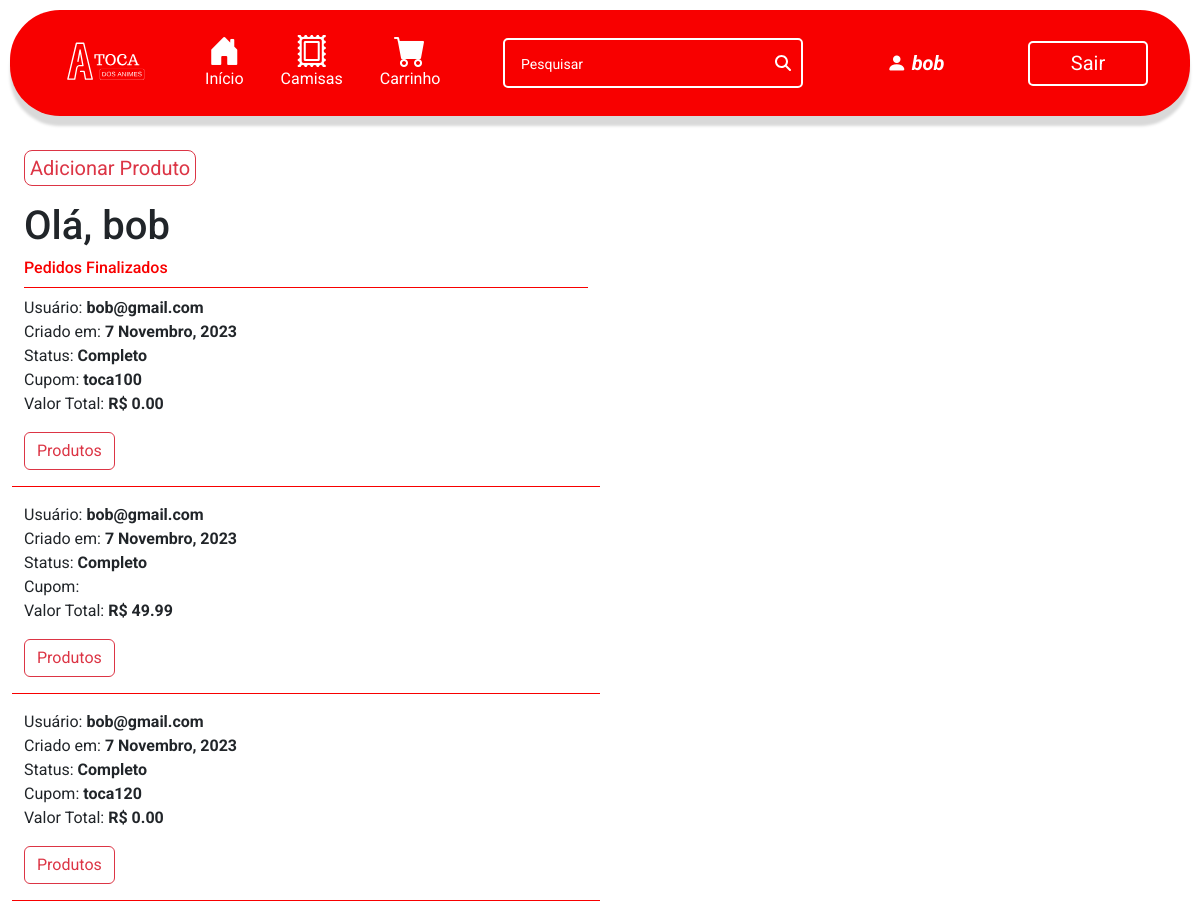
Page /user_page (signed in, upper part) on the earlier database version.
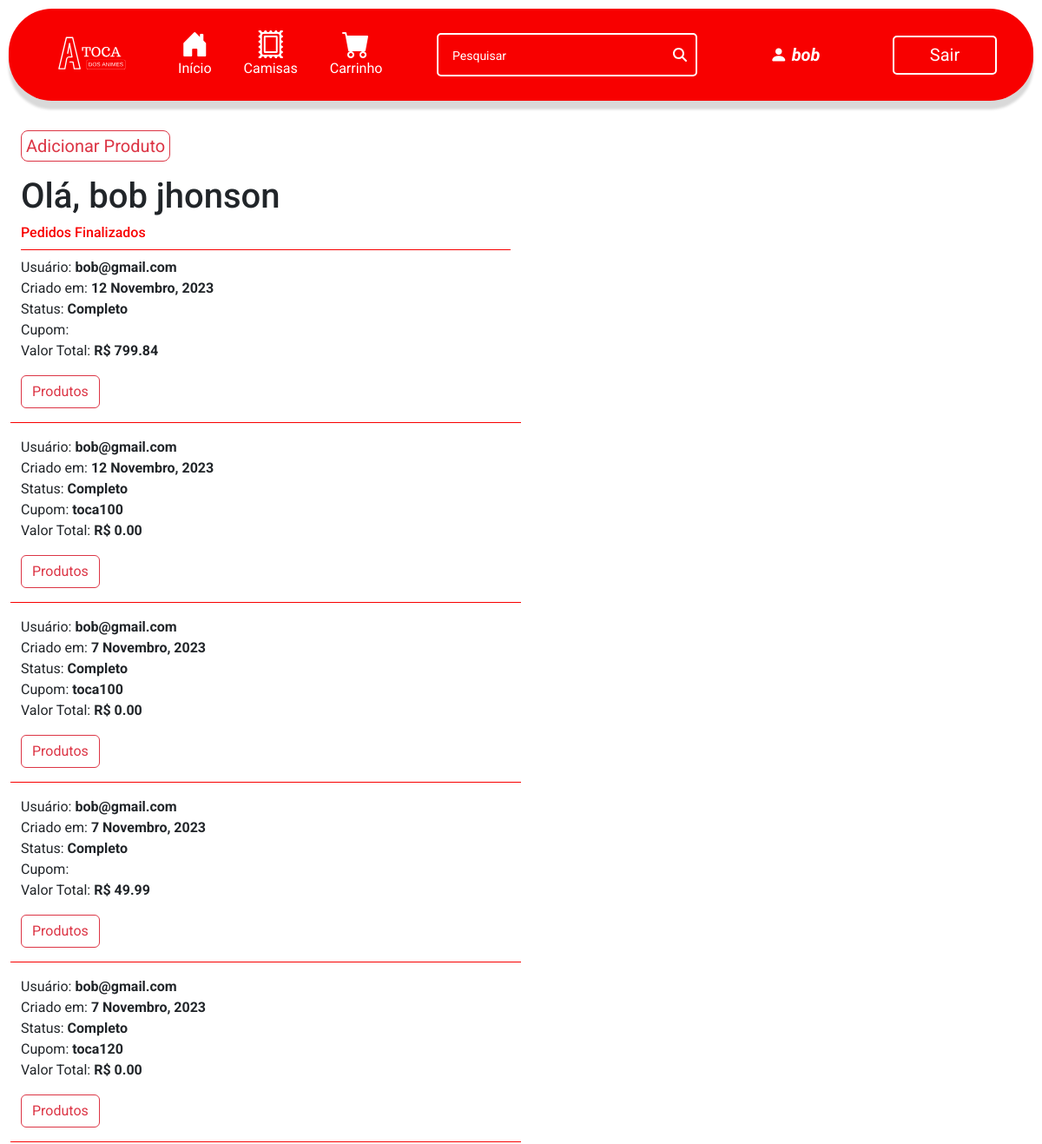
Same page on the later database version.
### ecommerce/models.py (models this page shows, shortened)
class User(AbstractUser):
    cpf = models.CharField(max_length=11, blank=False, null=True)
    adm = models.BooleanField(default=False)
    def __str__(self):
        return self.username

class Pedido(models.Model):
    cupom = models.ForeignKey(Cupom, on_delete=models.CASCADE, related_name="cupons_utilizados", blank=True, null=True)
    usuario = models.ForeignKey(User, on_delete=models.CASCADE, related_name="pedidos")
    data_pedido = models.DateTimeField(auto_now_add=True)
    complete = models.BooleanField(default=False, null=True, blank=False)
    cupom_status = models.BooleanField(default=False, null=True, blank=True)
    @property
    def get_total_cupom(self):
        valor_carrinho = self.get_total_carrinho
        total_cupom = float(valor_carrinho) - (float(valor_carrinho) * (self.cupom.porcentagem / 100))
        return total_cupom
    @property
    def get_total_carrinho(self):
        itempedido = self.items.all()
        total = sum([item.get_total for item in itempedido])
        return total

class Cupom(models.Model):
    nome_cupom = models.CharField(max_length=24, null=True, blank=False)
    porcentagem = models.IntegerField(blank=False, null=True)

class ItemPedido(models.Model):
    produto = models.ForeignKey(Produto, on_delete=models.CASCADE, related_name="produto_item", blank=True, null=True)
    pedido = models.ForeignKey(Pedido, on_delete=models.CASCADE, blank=True, null=True, related_name="items")
    tamanho = models.CharField(max_length=2, default="", blank=False)
    quantidade = models.PositiveIntegerField(null=True, blank=True)
    data_adicionada = models.DateTimeField(auto_now_add=True)
    @property
    def get_total(self):
        total = self.quantidade * self.produto.valor_produto
        return total

class Produto(models.Model):
    nome_produto = models.CharField(max_length=255)
    descricao_produto = models.TextField()
    valor_produto = models.DecimalField(max_digits=6, decimal_places=2)
    image = models.ImageField(null=True, blank=False)
    img_url = models.URLField(null=True, blank=True)
    tamanho_p = models.IntegerField(blank=False, null=True)
    tamanho_m = models.IntegerField(blank=False, null=True)
    tamanho_g = models.IntegerField(blank=False, null=True)
    tamanho_gg = models.IntegerField(blank=False, null=True)
    compradores = models.ManyToManyField(User, blank=True, related_name="compras")

### ecommerce/views.py (the view)
# urls.py: path("user_page", views.user_page, name="user_page"),
@login_required
def user_page(request):
    pedidos_finalizados = Pedido.objects.filter(usuario=request.user, complete=True).order_by("-data_pedido")
    return render(request, "ecommerce/user_page.html", context={
        "pedidos_finalizados": pedidos_finalizados,
    })

### ecommerce/templates/ecommerce/user_page.html (shortened to what this page needs)
{% extends 'ecommerce/layout.html' %}
{% load static %}
{% load i18n %}
{% block body %}
    <div class="container-fluid p-4">
        {% if user.is_superuser or user.adm %}
            <div class="row pb-3">
                <div class="col">
                    <a href="{% url 'add_produto' %}"><button class="btn btn-outline-danger btn-lg" style="padding: 2px 5px 2px 5px;">Adicionar Produto</button></a>
                </div>
            </div>
        {% endif %}
        <div class="row">
            <div class="col-6">
                <h1>Olá, {{user.get_full_name}}</h1>
                <h6 style="color: #f80000; border-bottom: 1px solid #f80000; padding-bottom: 10px;">Pedidos Finalizados</h6>
            </div>
        </div>
        {% for pedido in pedidos_finalizados %}
            <div class="row mb-3">
                <div class="col-6" style="border-bottom: 1px solid #F80000;">
                    <p>
                        Usuário: <strong>{{pedido.usuario}}</strong> <br>
                        Criado em: <strong>{% language 'pt-br' %}{{ pedido.data_pedido|date:'j F, Y' }}{% endlanguage %}</strong>
                        <br>
                        Status: <strong>Completo</strong> <br>
                        Cupom: <strong>{{pedido.cupom.nome_cupom}}</strong> <br>
                        Valor Total:
                            {% if pedido.cupom_status %}
                                <strong> R$ {{pedido.get_total_cupom|floatformat:2}} </strong>
                            {% else %}
                                <strong> R$ {{pedido.get_total_carrinho|floatformat:2}} </strong>
                            {% endif %}
                    </p>
                    <p>
                        <button class="btn btn-outline-danger" type="button" data-bs-toggle="collapse" data-bs-target="#collapse-{{pedido.pk}}"
                            aria-expanded="false" aria-controls="collapse-{{pedido.pk}}">
                            Produtos
                        </button>
                    </p>
                </div>
            </div>
            {% empty %}
                <h4>Você ainda não finalizou nenhum pedido.</h4>
        {% endfor %}
    </div>
{% endblock %}

### ecommerce/templates/ecommerce/layout.html (shortened to what this page needs)
{% load static %}
<!DOCTYPE html>
<html lang="en">
    <head>
        <link rel="stylesheet" href="{% static 'ecommerce/style.css' %}">
        <link rel="stylesheet" href="https://cdn.jsdelivr.net/npm/bootstrap-icons@1.11.1/font/bootstrap-icons.css" />
        <link href="https://cdn.jsdelivr.net/npm/bootstrap@5.3.2/dist/css/bootstrap.min.css" rel="stylesheet"
 />
    </head>
  <body>
        <header>
            <nav class="navbar navbar-expand-lg navbar-dark">
                <div class="container">
                    <a class="navbar-brand" href="{% url 'index' %}">
                        <img  src="{% static 'ecommerce/Assets/LogoToca.svg' %}" alt="" class="logo" />
                    </a>
                    <div class="collapse navbar-collapse" id="navbarNav">
                        <ul class="navbar-nav me-auto iconsLinks">
                            <li class="nav-item">
                                <a class="nav-link" href="{% url 'index' %}"><i class="bi bi-house-door-fill"></i> Início</a>
                            </li>
                            <li class="nav-item">
                                <a class="nav-link" href="{% url 'produtos' 'all' %}"><i class="bi bi-postage"></i> Camisas</a>
                            </li>
                            <li class="nav-item" data-bs-toggle="offcanvas" data-bs-target="#offcanvasRight" aria-controls="offcanvasRight">
                                <a class="nav-link" href="{% url 'carrinho' %}"><i class="bi bi-cart-fill"></i> Carrinho</a>
                            </li>
                        </ul>
                        <form class="d-flex me-auto justify-content-center" action="{% url 'search_bar' %}" method="get">
                            <input class="inputSearch" type="search" placeholder="Pesquisar" aria-label="Search" name="search"/>
                        </form>
                        {% if user.is_authenticated %}
                            <ul class="navbar-nav me-auto iconsLinks">
                                <li class="nav-item">
                                    <a class="nav-link" href="{% url 'user_page' %}" style="font-size: 10px;"><i class="bi bi-person-fill"><strong style="color: white; margin-left: 5px;">{{request.user.first_name}}</strong></i></a>
                                </li>
                            </ul>
                            <div class="d-flex justify-content-center">
                              <a href="{% url 'logout' %}"><button class="login">Sair</button></a>
                            </div>
                        {% else %}
                              <div class="d-flex justify-content-center">
                                  <a href="{% url 'login' %}"><button class="login">Entrar</button></a>
                              </div>
                        {% endif %}
                    </div>
                </div>
            </nav>
        </header>
        {% block body %}
        {% endblock %}
  </body>
</html>

### ecommerce/static/ecommerce/style.css (style rules this page uses)
:root { --red-primary: #f80000; --pink-card: #FFA2A2; }
* { font-family: "Roboto"; margin: 0; padding: 0; padding-left: 0; }
.navbar { background-color: var(--red-primary); border-radius: 50px; margin: 10px; display: grid; grid-template-columns: 10% auto auto auto; align-items: center; box-shadow: 0px 10px 3px #d9d9d9; font-weight: 400; }
.logo { display: flex; max-width: 80px; max-height: 80px; margin-right: 200px; margin-left: 15%; justify-content: center; position: relative; top: 3px; }
.inputSearch { background-color: transparent; width: 300px; height: 50px; border: 2px solid white; border-radius: 5px; outline: none; color: white; padding: 5%; align-items: center; background-image: url(Assets/icons/iconSearch.svg); background-repeat: no-repeat; background-position: calc(100% - 10px) center; }
.iconsLinks { display: flex; justify-content: center; align-items: center; gap: 10%; }
.iconsLinks a { color: white; }
.iconsLinks a i { color: white; font-size: 200%; display: flex; justify-content: center; align-items: center; }
.login { width: 120px; height: 45px; background-color: transparent; border: 2px solid white; border-radius: 5px; margin-right: 40px; color: white; font-size: 20px; text-decoration: none; }
@media screen and (max-width: 1200px) { .login { margin: 10px; } }
@media screen and (max-width: 1200px) { .inputSearch { margin: 10px; } }
@media screen and (max-width: 1200px) { .logo { margin-right: 80px; } }
:root { --red-primary: #f80000 }
a { text-decoration: none; }

Differences in the rows shown:
changed User "bob": get_full_name "bob" → "bob jhonson"
added Pedido: usuario "bob@gmail.com", data_pedido "12 Novembro, 2023", get_total_carrinho "799.84"
now on this page (row edited): Pedido: usuario "bob@gmail.com", data_pedido "12 Novembro, 2023", cupom.nome_cupom "toca100", get_total_cupom "0.00"
